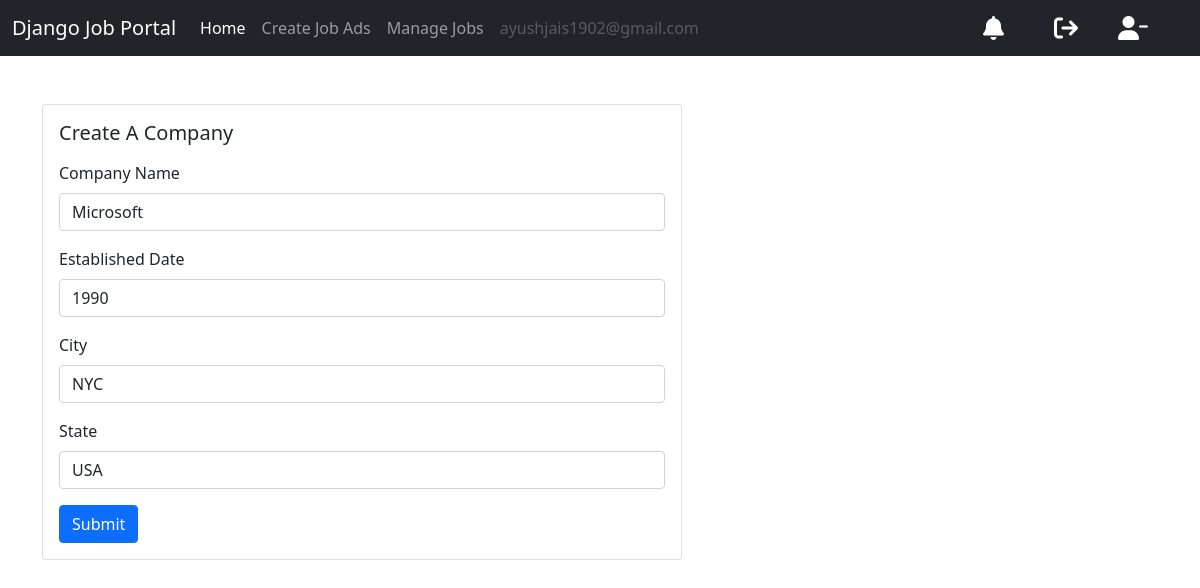
/company/update-company/ (signed in), run on the app's committed database.
### users/models.py (models this page shows)
class User(AbstractUser):
    email = models.EmailField(unique = False)
    username_validator = UnicodeUsernameValidator()
    username = models.CharField(
        _("username"),
        max_length=150,
        unique=False,
        help_text=_(
            "Required. 150 characters or fewer. Letters, digits and @/./+/-/_ only."
        ),
        validators=[username_validator],
        error_messages={
            "unique": _("A user with that username already exists."),
        },
    )
    is_recruiter = models.BooleanField(default = False)
    is_applicant = models.BooleanField(default = False)
    has_resume = models.BooleanField(default = False)
    has_company = models.BooleanField(default = False)
    is_verified = models.BooleanField(default=None, null=True)
    email_hash = models.CharField(max_length=50, blank=True, null=True)
    class Meta:
        unique_together = ('email', 'is_verified')

### company/models.py (models this page shows, shortened)
class Company(models.Model):
    user = models.OneToOneField(User, on_delete=models.CASCADE)
    name = models.CharField(max_length = 100, null = True, blank = True)
    estd = models.PositiveIntegerField(null = True, blank = True)
    city = models.CharField(max_length = 100, null = True, blank = True)
    state = models.CharField(max_length = 100, null = True, blank = True)

### company/views.py (the view)
# urls.py: path('update-company/', views.update_company, name='update-company'),
def update_company(request):
    if request.user.is_recruiter:
        company = Company.objects.get(user=request.user)
        if(request.method == 'POST'):
            form = UpdateCompanyForm(request.POST, instance=company)
            if form.is_valid():
                var = form.save(commit=False)
                user = User.objects.get(id=request.user.id)
                user.has_company = True
                var.save()
                user.save()
                messages.info(request, 'Your company info has been updated!')
                return redirect('dashboard')
            else :
                messages.warning(request, 'Something went wrong')
        else :
            form = UpdateCompanyForm(instance=company)
            context = {'form':form}
            return render(request, 'company/update_company.html', context)
    else: #check for applicant to not update/create company
        messages.warning(request,'Permission denied')
        return redirect('dashboard')

### company/form.py
class UpdateCompanyForm(forms.ModelForm):
    class Meta:
        model = Company
        exclude = ('user', )

### templates/company/update_company.html (shortened to what this page needs)
{% extends 'base.html' %}
{% load widget_tweaks %}
{% block content %}
<div class="row">
    <div class="col-md-6">
        <div class="card mx-auto" style ="width: 40rem;">
            <div class="card-body">
                <h5 class="card-title mb-3">Create A Company</h5>
                <form method="POST">
                    <div class="mb-3">
                        <label for="exampleInputEmail1" class="form-label">Company Name</label>
                        {% render_field form.name class="form-control" %}
                    </div>
                    <div class="mb-3">
                        <label for="exampleInputEmail1" class="form-label">Established Date</label>
                        {% render_field form.estd class="form-control" %}
                    </div>
                    <div class="mb-3">
                        <label for="exampleInputEmail1" class="form-label">City</label>
                        {% render_field form.city class="form-control" %}
                    </div>
                    <div class="mb-3">
                        <label for="exampleInputEmail1" class="form-label">State</label>
                        {% render_field form.state class="form-control" %}
                    </div>
                    <button type="submit" class = "btn btn-primary">Submit</button>
                </form>
            </div>
        </div>
    </div>
</div>
{% endblock content %}

### templates/base.html (shortened to what this page needs)
<!DOCTYPE html>
<html lang="en">
<head>
    <link href = "https://cdnjs.cloudflare.com/ajax/libs/font-awesome/6.4.0/css/all.min.css" rel = "stylesheet" type="text/css"/>
    <link href = "https://cdn.jsdelivr.net/npm/bootstrap@5.0.2/dist/css/bootstrap.min.css" rel = "stylesheet"
>
</head>
<body>
    <nav class="navbar navbar-expand-lg navbar-dark bg-dark">
        <div class="container-fluid">
            <a class="navbar-brand" href="{% url 'home' %}">Django Job Portal</a>
            <div class="collapse navbar-collapse" id="navbarSupportedContent">
                {% if request.user.is_authenticated %}
                {% if request.user.is_applicant %}
                <ul class="navbar-nav me-auto mb-2 mb-lg-0">
                    <li class="nav-item">
                        <a class="nav-link active" aria-current="page" href="{% url 'dashboard' %}">Home</a>
                    </li>
                    {% if request.user.has_resume %}
                    <li class="nav-item">
                        <a class="nav-link" href="{% url 'job-listing' %}">Apply to Jobs</a>
                    </li>
                    <li class="nav-item">
                        <a class="nav-link" aria-current="page" href="{% url 'applied-jobs' %}">Manage Job Applications</a>
                    </li>
                    <li class="nav-item">
                        <a class="nav-link" aria-current="page" href="{% url 'update-resume' %}">Update Resume</a>
                    </li>
                    {% else %}
                    <li class="nav-item">
                        <a class="nav-link" href="{% url 'update-resume' %}">Create Resume</a>
                    </li>
                    {% endif %}
                    <li class="nav-item">
                        <a class="nav-link disabled" href="#" tabindex="-1" aria-disabled="true">{{request.user.email}}</a>
                    </li>
                </ul>
                {% elif request.user.is_recruiter %}
                <ul class="navbar-nav me-auto mb-2 mb-lg-0">
                    <li class="nav-item">
                        <a class="nav-link active" aria-current="page" href="{% url 'dashboard' %}">Home</a>
                    </li>
                    {% if request.user.has_company %}
                    <li class="nav-item">
                        <a class="nav-link" href="{% url 'create-job' %}">Create Job Ads</a>
                    </li>
                    <li class="nav-item">
                        <a class="nav-link" href="{% url 'manage-jobs' %}">Manage Jobs</a>
                    </li>
                    {% else %}
                    <li class="nav-item">
                        <a class="nav-link" href="{% url 'update-company' %}">Create Company</a>
                    </li>
                    {% endif %}
                    <li class="nav-item">
                        <a class="nav-link disabled" href="#" tabindex="-1" aria-disabled="true">{{request.user.email}}</a>
                    </li>
                </ul>
                {% endif %}
                <a href="{% url 'notifications' %}" class="notification-link" style="margin-right: 50px;color:white">
                    <i class="fa-sharp fa-solid fa-bell fa-xl"></i>
                </a>
                <a href="{% url 'logout' %}"  style="margin-right: 40px;color:white;">
                    <i class="fa-sharp fa-solid fa-arrow-right-from-bracket fa-xl"></i>
                </a>
                <a href="{% url 'delete-user' %}"style="margin-right: 40px;color:white;" >
                    <i class="fa-solid fa-user-minus fa-xl"></i>
                </a>
                {% endif %}
            </div>
        </div>
    </nav>
    <div class="container mt-5">
        {% block content %}
        {% endblock content %}
    </div>
</body>
</html>

### data on the page
User: user.email "ayushjais1902@gmail.com"
Company: name "Microsoft", estd "1990", city "NYC", state "USA"
